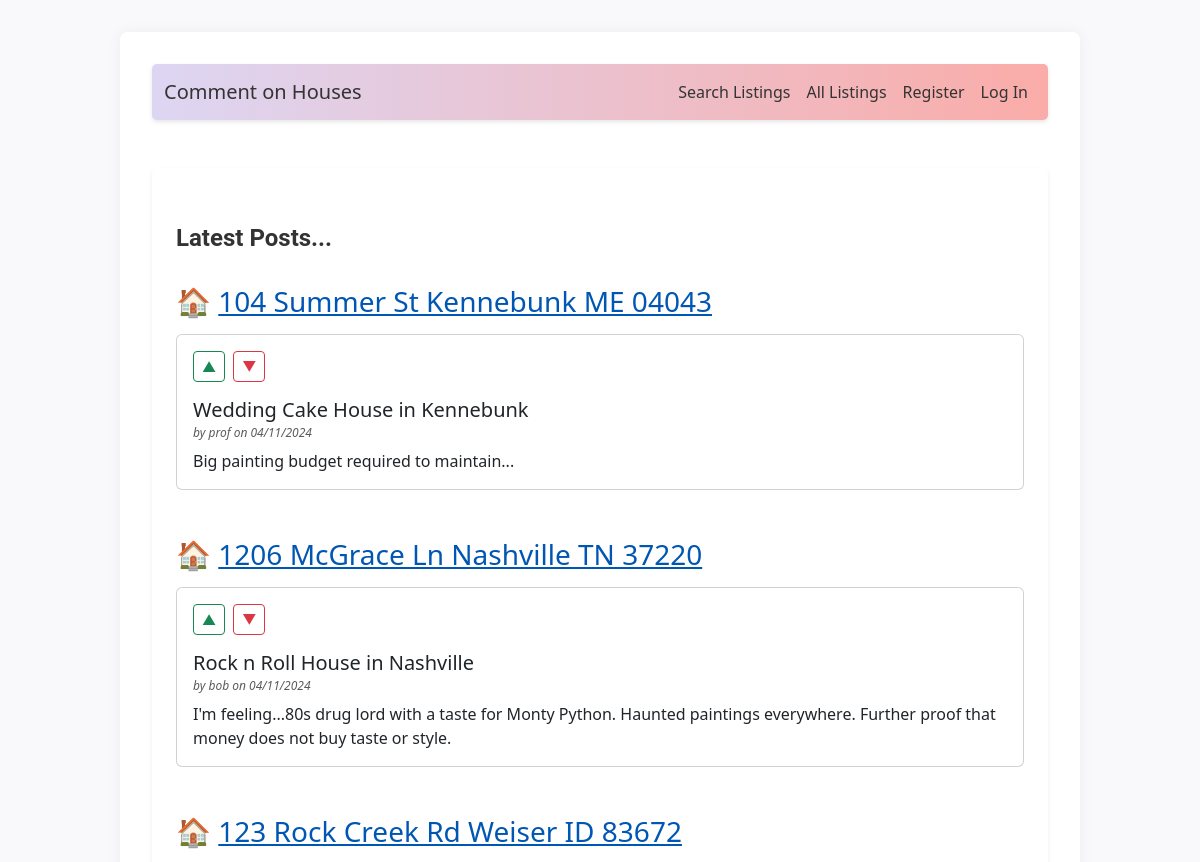
Before: / (upper part) with the older database file.
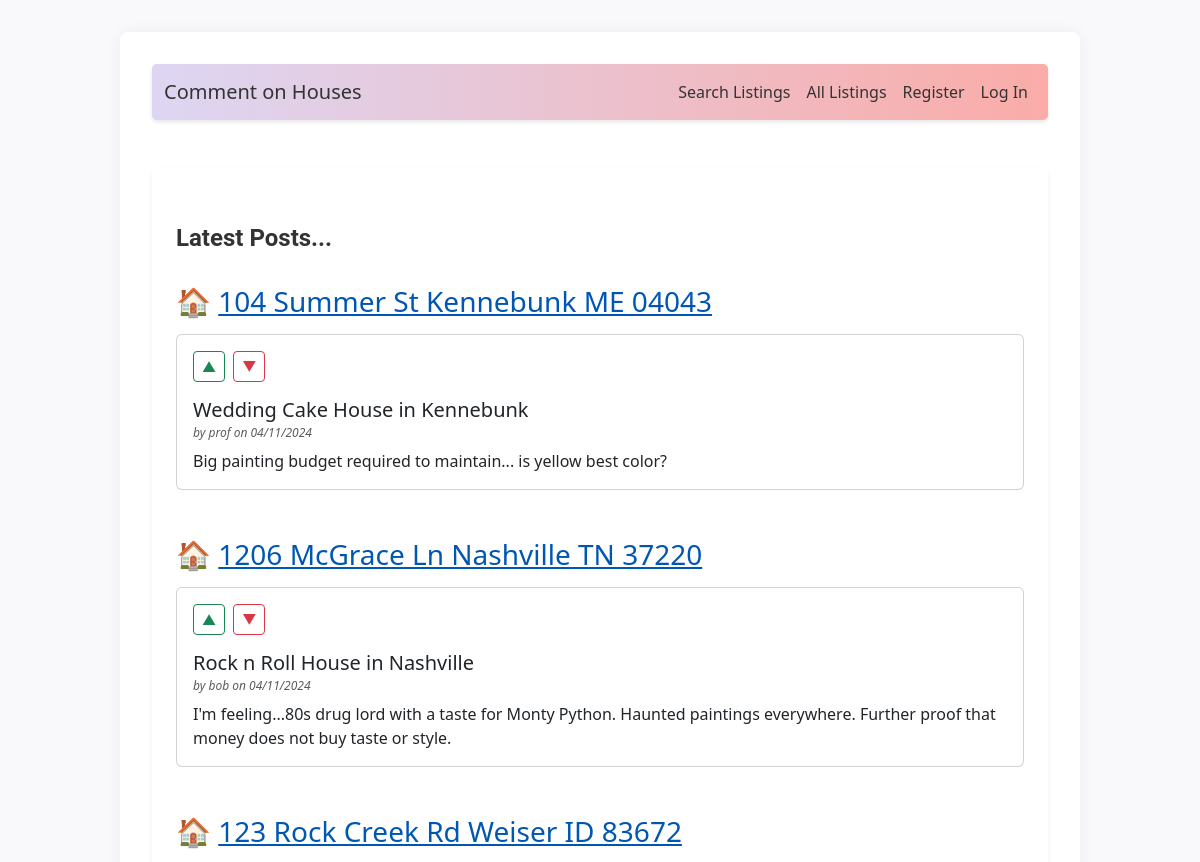
After: the same page with the newer database file.
### tables this page shows
CREATE TABLE post (
  id INTEGER PRIMARY KEY AUTOINCREMENT,
  author_id INTEGER NOT NULL,
  created TIMESTAMP NOT NULL DEFAULT CURRENT_TIMESTAMP,
  title TEXT NOT NULL,
  body TEXT NOT NULL,
  listing TEXT,
  state TEXT,
  FOREIGN KEY (author_id) REFERENCES user (id)
);

CREATE TABLE user (
  id INTEGER PRIMARY KEY AUTOINCREMENT,
  username TEXT UNIQUE NOT NULL,
  password TEXT NOT NULL
);

### flaskr/blog.py (the view)
@bp.route('/')
def index():
    db = get_db()
    posts = db.execute(
        'SELECT p.id, title, body, created, author_id, username, listing'
        ' FROM post p JOIN user u ON p.author_id = u.id'
        ' ORDER BY listing, created DESC'
    ).fetchall()
    posts = [dict(post) for post in posts]
    for post in posts:
        if post['listing']:
            parsed_address, state = parse_address_from_listing(post['listing'])
            post['parsed_address'] = parsed_address
            post['state'] = state
    grouped_posts = {k: list(v) for k, v in groupby (posts, key=itemgetter('listing'))}
    return render_template('blog/index.html', grouped_posts=grouped_posts)

### flaskr/auth.py (called while the page is built)
@bp.before_app_request
def load_logged_in_user():
    user_id = session.get('user_id')
    if user_id is None:
        g.user = None
    else:
        g.user = get_db().execute(
            'SELECT * FROM user WHERE id = ?', (user_id,)
        ).fetchone()

### flaskr/blog.py (called while the page is built)
def parse_address_from_listing(listing_url):
    house_emoji = '\U0001F3E0'
    parts = listing_url.split('/')
    address_part = parts[4]
    address = address_part.replace('-', ' ')
    state = address[-8:-6]
    formatted_address = f"{house_emoji} <a href='{listing_url}' target='_blank'>{address}</a>"
    return formatted_address, state

### flaskr/db.py (called while the page is built)
def get_db():
    if 'db' not in g:
        g.db = sqlite3.connect(
            current_app.config['DATABASE'],
            detect_types=sqlite3.PARSE_DECLTYPES
        )
        g.db.row_factory = sqlite3.Row
    return g.db

### flaskr/templates/blog/index.html (shortened to what this page needs)
{% extends 'base.html' %}
{% block header %}
<div class="container mt-4">
  <div class="d-flex justify-content-between align-items-center">
    <h1 class="fw-bold">{% block title %}Latest Posts...{% endblock %}</h1>
  </div>
</div>
{% endblock %}
{% block content %}
<div class="container mt-3">
  {% for listing, posts in grouped_posts.items() %}
    <section class="mb-5">
      <h2 class="mb-3">{{ posts[0].parsed_address|safe }}</h2>
      {% for post in posts %}
        <div class="card mb-3">
          <div class="card-body">
            <div class="d-flex align-items-center mb-3">
              <form action="{{ url_for('blog.vote') }}" method="post" class="me-2">
                <button type="submit" name="vote_type" value="1" class="btn btn-outline-success btn-sm">&#x25B2; </button>
              </form>
              <form action="{{ url_for('blog.vote') }}" method="post" class="me-2">
                <button type="submit" name="vote_type" value="-1" class="btn btn-outline-danger btn-sm">&#x25BC; </button>
              </form>
            </div>
            <h3 class="card-title smaller-size">{{ post['title'] }}</h3>
            <h6 class="card-subtitle mb-2 text-muted h6-reduce">
              <em>by {{ post['username'] }} on {{ post['created'].strftime('%m/%d/%Y') }}</em>
            </h6>
            <p class="card-text">{{ post['body'] }}</p>
          </div>
        </div>
      {% endfor %}
    </section>
  {% endfor %}
</div>
{% endblock %}

### flaskr/templates/base.html (shortened to what this page needs)
<!doctype html>
<html lang="en">
<head>
    <link href="https://cdn.jsdelivr.net/npm/bootstrap@5.3.2/dist/css/bootstrap.min.css" rel="stylesheet">
    <link rel="stylesheet" href="{{ url_for('static', filename='style.css') }}">
</head>
<body>
    <nav class="navbar navbar-expand-lg navbar-light bg-primary">
      <div class="container">
          <a class="navbar-brand" href="#">Comment on Houses</a>
          <div class="collapse navbar-collapse" id="navbarNav">
              <ul class="navbar-nav ms-auto">
                <li class="nav-item"><a class="nav-link" href="{{ url_for('blog.search') }}">Search Listings</a></li>
                <li class="nav-item"><a class="nav-link" href="{{ url_for('blog.index') }}">All Listings</a></li>
                {% if g.user %}
                    <li class="nav-item"><a class="nav-link" href="{{ url_for('auth.logout') }}">Log Out</a></li>
                {% else %}
                    <li class="nav-item"><a class="nav-link" href="{{ url_for('auth.register') }}">Register</a></li>
                    <li class="nav-item"><a class="nav-link" href="{{ url_for('auth.login') }}">Log In</a></li>
                {% endif %}
              </ul>
          </div>
      </div>
    </nav>
    <main class="container my-5 rounded shadow-sm">
        <header>
            {% block header %}{% endblock %}
        </header>
        <section>
        {% block content %}{% endblock %}
        </section>
    </main>
</body>
</html>

### flaskr/static/style.css (style rules this page uses)
html { font-family: "Roboto", sans-serif; background: #f9f9fb; color: #424242; line-height: 1.6; }
body { max-width: 80vw; margin: 2rem auto; background: #fff; padding: 2rem; box-shadow: 0 0 15px rgba(0, 0, 0, 0.05); border-radius: 8px; }
h1 { font-family: 'Roboto'; color: #333; font-size: 1.5rem; margin: 1rem 0; margin-top: 0; align-self: center; font-weight: bold; }
h2 { font: 'Roboto'; font-size: 1.75rem; }
.smaller-size { font-size: 1.25rem; }
.h6-reduce { font-size: .75rem; }
a { color: #0056b3; text-decoration: underline; }
nav { background: linear-gradient(to right, #ddd6f3, #faaca8); border-radius: 5px; box-shadow: 0 2px 4px rgba(0,0,0,0.1); }
nav h1, nav ul li a { color: #333; }
nav .navbar-brand, nav .nav-link { color: #333; }
main { padding-top: 2rem; padding-bottom: 2rem; }

Changed rows visible on the page:
changed post "Wedding Cake House in Kennebunk": body "Big painting budget required to maintain..." → "Big painting budget required to maintain... is yellow best color?"
